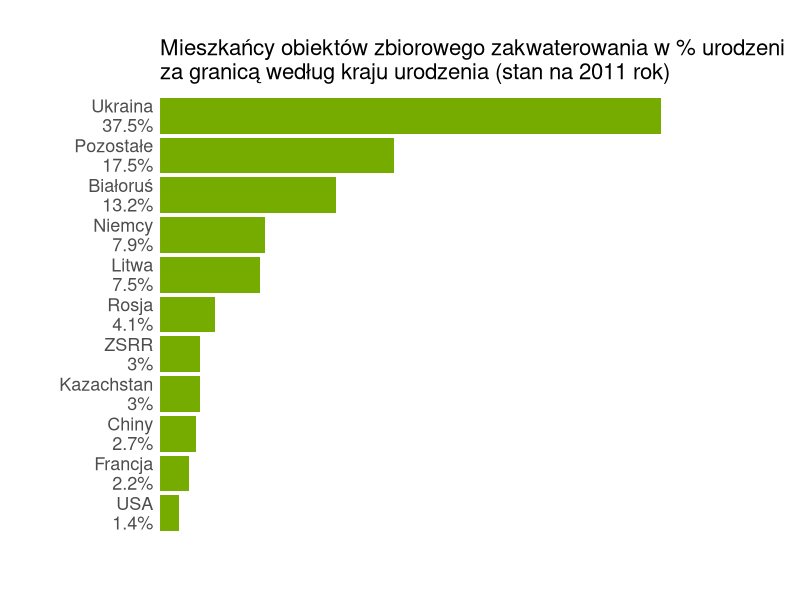

Write R code to recreate this figure.


library(ggplot2)


dane <- data.frame(kraj = c("Niemcy","Litwa", "Rosja", "ZSRR", "Kazachstan", "Chiny",
                            "Francja", "USA", "Pozostałe", "Ukraina", "Białoruś"),
                   proc = c(7.9,7.5,4.1,3.0,3.0,2.7,2.2,1.4,17.5,37.5,13.2))

dane <- dane[order(dane$proc, decreasing = T),]



dane$labelki <- paste(dane$kraj,"\n", dane$proc,"%", sep = "")
dane$labelki <-reorder(dane$labelki,dane$proc,I)


ggplot(dane, aes(x=labelki, y=proc))+ geom_bar(stat="identity", fill="#76ac00") + coord_flip()+
  ggtitle("Mieszkańcy obiektów zbiorowego zakwaterowania w % urodzeni\nza granicą według kraju urodzenia (stan na 2011 rok)")+
  xlab("")+ylab("")+ theme(panel.background = element_blank(),
                           panel.grid.major.x = element_blank(),
                           axis.text.x=element_blank(),
                           axis.ticks=element_blank(), axis.text.y = element_text(size=13),
                           plot.title = element_text(size=16, hjust = 0), plot.margin = unit(c(1,1,1,1),"cm")
                           
  )+scale_y_continuous(expand=c(0,0), limits = c(0,45))







